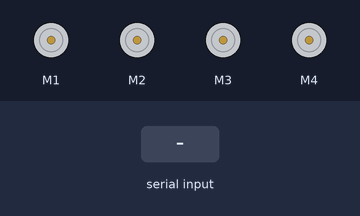
Recording of a sketch running on a simulated Arduino Uno, built with avr-gcc and run on an emulated ATmega328P. Shown: 4 × DC motor (green arrow = forward, orange = backward, longer = faster). Inputs (shaded band) come from the test bench.

Above: at 1.2 s.
1.3 s: "F" received over the second serial link
At 2.2 s:
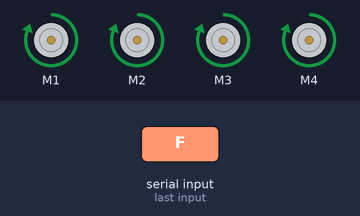
2.8 s: "B" received over the second serial link
At 3.3 s:
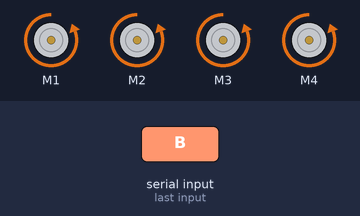
4.3 s: "L" received over the second serial link
At 5.5 s:
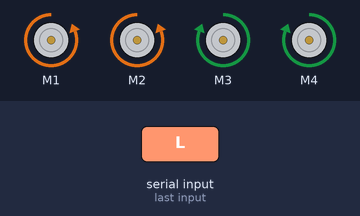
5.8 s: "R" received over the second serial link
At 6.8 s:
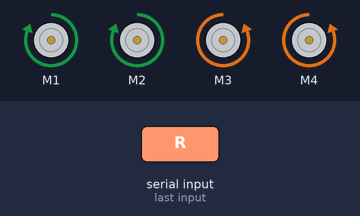
7.3 s: "I" received over the second serial link
At 7.9 s:
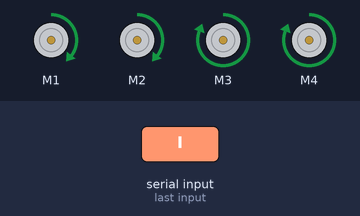
8.8 s: "G" received over the second serial link
At 9.1 s:
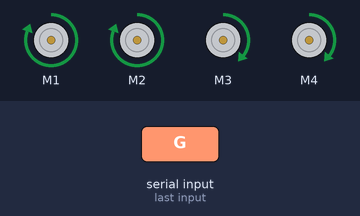
Timing chart, 0 to 11.3 s (numbered marks = the images above; inputs shaded):
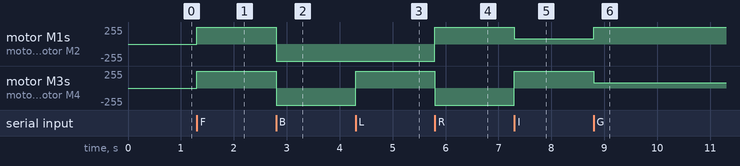

Measured:
- after the input at 1.3 s, motor M1–4: stopped → forward 255/255 at once
- after the input at 2.8 s, motor M1–4: forward 255/255 → backward 255/255 at once
- after the input at 4.3 s, motor M3, motor M4: backward 255/255 → forward 255/255 at once
- after the input at 5.8 s, motor M1, motor M2: backward 255/255 → forward 255/255 at once; motor M3, motor M4: forward 255/255 → backward 255/255 at once
- after the input at 7.3 s, motor M1, motor M2: forward 255/255 → forward 82/255 at once; motor M3, motor M4: backward 255/255 → forward 255/255 at once
- after the input at 8.8 s, motor M1, motor M2: forward 82/255 → forward 255/255 at once; motor M3, motor M4: forward 255/255 → forward 82/255 at once

The sketch:

bluetoothCar2.ino
```cpp
#include <AFMotor.h>
#include <SoftwareSerial.h>
#define BTTX 9
#define BTRX 10
SoftwareSerial SerialBT(BTTX, BTRX);

AF_DCMotor motor1(1, MOTOR12_1KHZ);
AF_DCMotor motor2(2, MOTOR12_1KHZ);
AF_DCMotor motor3(3, MOTOR34_1KHZ);
AF_DCMotor motor4(4, MOTOR34_1KHZ);

char val;

void setup()
{
  Serial.begin(115200);
  SerialBT.begin(9600);
  motor1.setSpeed(255);
  motor2.setSpeed(255);
  motor3.setSpeed(255);
  motor4.setSpeed(255);
}

void loop() {
  if (SerialBT.available()) {
    val = SerialBT.read();

    motor1.run(RELEASE);
    motor2.run(RELEASE);
    motor3.run(RELEASE);
    motor4.run(RELEASE);

    if (val == 'F') {
      motor1.setSpeed(255);
      motor1.run(FORWARD);
      motor2.setSpeed(255);
      motor2.run(FORWARD);
      motor3.setSpeed(255);
      motor3.run(FORWARD);
      motor4.setSpeed(255);
      motor4.run(FORWARD);
    }

    if (val == 'B') {
      motor1.setSpeed(255);
      motor1.run(BACKWARD);
      motor2.setSpeed(255);
      motor2.run(BACKWARD);
      motor3.setSpeed(255);
      motor3.run(BACKWARD);
      motor4.setSpeed(255);
      motor4.run(BACKWARD);
    }

    if (val == 'L') {
      motor1.setSpeed(255);
      motor1.run(BACKWARD);
      motor2.setSpeed(255);
      motor2.run(BACKWARD);
      motor3.setSpeed(255);
      motor3.run(FORWARD);
      motor4.setSpeed(255);
      motor4.run(FORWARD);
    }

    if (val == 'R') {
      motor1.setSpeed(255);
      motor1.run(FORWARD);
      motor2.setSpeed(255);
      motor2.run(FORWARD);
      motor3.setSpeed(255);
      motor3.run(BACKWARD);
      motor4.setSpeed(255);
      motor4.run(BACKWARD);
    }

    if (val == 'I') {
      motor1.setSpeed(255 / 3.1);
      motor1.run(FORWARD);
      motor2.setSpeed(255 / 3.1);
      motor2.run(FORWARD);
      motor3.setSpeed(255);
      motor3.run(FORWARD);
      motor4.setSpeed(255);
      motor4.run(FORWARD);
    }

    if (val == 'G') {
      motor1.setSpeed(255);
      motor1.run(FORWARD);
      motor2.setSpeed(255);
      motor2.run(FORWARD);
      motor3.setSpeed(255 / 3.1);
      motor3.run(FORWARD);
      motor4.setSpeed(255 / 3.1);
      motor4.run(FORWARD);
    }

    if (val == 'J') {
      motor1.setSpeed(255 / 3.1);
      motor1.run(BACKWARD);
      motor2.setSpeed(255 / 3.1);
      motor2.run(BACKWARD);
      motor3.setSpeed(255);
      motor3.run(BACKWARD);
      motor4.setSpeed(255);
      motor4.run(BACKWARD);
    }

    if (val == 'H') {
      motor1.setSpeed(255);
      motor1.run(BACKWARD);
      motor2.setSpeed(255);
      motor2.run(BACKWARD);
      motor3.setSpeed(255 / 3.1);
      motor3.run(BACKWARD);
      motor4.setSpeed(255 / 3.1);
      motor4.run(BACKWARD);
    }

    if (val == 'S') {
      motor1.run(RELEASE);
      motor2.run(RELEASE);
      motor3.run(RELEASE);
      motor4.run(RELEASE);
    }

  }
}
```
